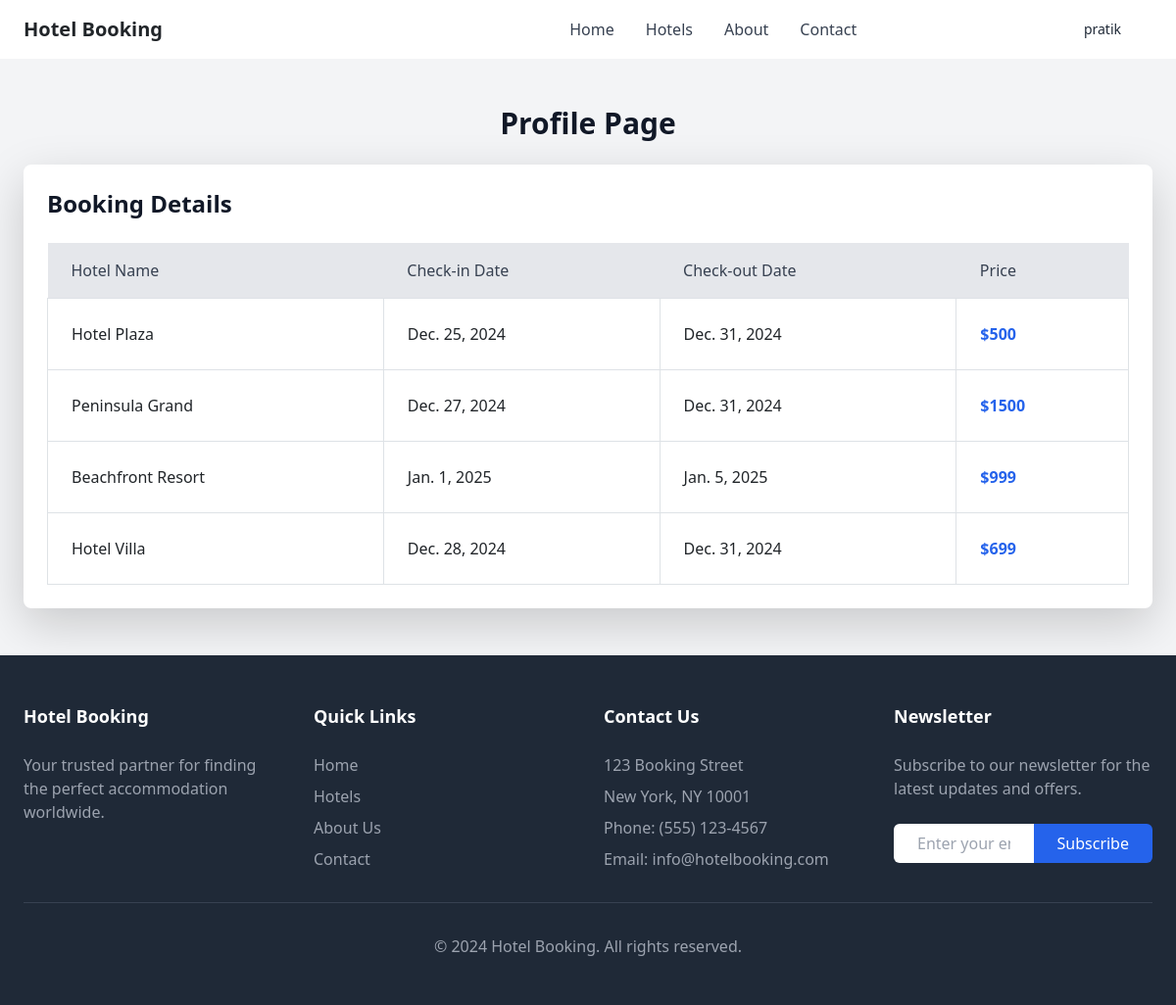
Screenshot of /profile/ (signed in) with the database file from the repository.
### home/models.py (models this page shows, shortened)
class BaseModel(models.Model):
    uid = models.UUIDField(default = uuid.uuid4 , editable=False , primary_key=True)
    created_at = models.DateField(auto_now_add = True)
    updated_at = models.DateField(auto_now_add = True)
    class Meta:
        abstract = True

class HotelBooking(BaseModel):
    hotel=models.ForeignKey(Hotel, related_name = "hotel_booking", on_delete = models.CASCADE)
    user = models.ForeignKey(User, related_name = "user_booking", on_delete = models.CASCADE)
    start_date = models.DateField()
    end_date = models.DateField()
    booking_type = models.CharField(max_length=100, choices=(('Pre Paid', 'Pre Paid') , ('Post Paid' , 'Post Paid')))

class Hotel(BaseModel):
    hotel_name = models.CharField(max_length = 100)
    hotel_price = models.IntegerField()
    description = models.TextField()
    amenities = models.ManyToManyField(Amenities)
    room_count = models.IntegerField(default = 10)

### home/views.py (the view)
# urls.py: path('profile/', profile_page , name='profile_page'),
@login_required(login_url='login_page')
def profile_page(request):
    user_bookings = HotelBooking.objects.filter(user=request.user)
    return render(request, 'profile.html', {
        'bookings': user_bookings,
        'current_page': 'profile'
    })

### home/templates/profile.html
{% extends "base.html" %}
{% block start %}
<div class="bg-gray-100 py-12">
    <div class="max-w-7xl mx-auto px-4 sm:px-6 lg:px-8">
        <h2 class="text-3xl font-bold text-gray-900 mb-6 text-center">Profile Page</h2>
        <div class="bg-white rounded-lg shadow-lg p-6">
            <h3 class="text-2xl font-semibold text-gray-900 mb-4">Booking Details</h3>
            <table class="min-w-full mt-4 border-collapse">
                <thead>
                    <tr class="bg-gray-200">
                        <th class="px-6 py-3 text-left text-gray-700 font-medium">Hotel Name</th>
                        <th class="px-6 py-3 text-left text-gray-700 font-medium">Check-in Date</th>
                        <th class="px-6 py-3 text-left text-gray-700 font-medium">Check-out Date</th>
                        <th class="px-6 py-3 text-left text-gray-700 font-medium">Price</th>
                    </tr>
                </thead>
                <tbody>
                    {% for booking in bookings %}
                    <tr class="hover:bg-gray-100 transition duration-200">
                        <td class="border px-6 py-4">{{ booking.hotel.hotel_name }}</td>
                        <td class="border px-6 py-4">{{ booking.start_date }}</td>
                        <td class="border px-6 py-4">{{ booking.end_date }}</td>
                        <td class="border px-6 py-4 font-semibold text-blue-600">${{ booking.hotel.hotel_price }}</td>
                    </tr>
                    {% empty %}
                    <tr>
                        <td colspan="4" class="border px-6 py-4 text-center text-gray-500">No bookings found.</td>
                    </tr>
                    {% endfor %}
                </tbody>
            </table>
        </div>
    </div>
</div>
{% endblock %}

### home/templates/base.html (shortened to what this page needs)
<!DOCTYPE html>
<html lang="en">
<head>
    <link href="https://cdn.jsdelivr.net/npm/bootstrap@5.3.3/dist/css/bootstrap.min.css" rel="stylesheet">
</head>
<body>
    <nav class="bg-white border-gray-200 px-4 py-2.5 shadow-md">
        <div class="flex flex-wrap justify-between items-center mx-auto max-w-screen-xl">
            <a href="/" class="flex items-center">
                <span class="self-center text-xl font-semibold whitespace-nowrap">Hotel Booking</span>
            </a>
            <div class="flex items-center lg:order-2 relative">
                {% if user.is_authenticated %}
                    <button id="user-menu-button" class="text-gray-800 hover:bg-gray-50 focus:ring-4 focus:ring-gray-300 font-medium rounded-lg text-sm px-4 py-2 lg:px-5 lg:py-2.5 mr-2">
                        {{ user.username }}
                    </button>
                {% endif %}
            </div>
            <div class="hidden justify-between items-center w-full lg:flex lg:w-auto lg:order-1">
                <ul class="flex flex-col mt-0 font-medium lg:flex-row lg:space-x-8 lg:mt-0">
                    <li>
                        <a href="/" class="block py-2 pr-4 pl-3 {% if current_page == 'home' %}text-blue-700{% else %}text-gray-700{% endif %} border-b border-gray-100 hover:bg-gray-50 lg:hover:bg-transparent lg:border-0 lg:hover:text-blue-700 lg:p-0">Home</a>
                    </li>
                    <li>
                        <a href="/hotels/" class="block py-2 pr-4 pl-3 {% if current_page == 'hotels' %}text-blue-700{% else %}text-gray-700{% endif %} border-b border-gray-100 hover:bg-gray-50 lg:hover:bg-transparent lg:border-0 lg:hover:text-blue-700 lg:p-0">Hotels</a>
                    </li>
                    <li>
                        <a href="/about/" class="block py-2 pr-4 pl-3 {% if current_page == 'about' %}text-blue-700{% else %}text-gray-700{% endif %} border-b border-gray-100 hover:bg-gray-50 lg:hover:bg-transparent lg:border-0 lg:hover:text-blue-700 lg:p-0">About</a>
                    </li>
                    <li>
                        <a href="/contact/" class="block py-2 pr-4 pl-3 {% if current_page == 'contact' %}text-blue-700{% else %}text-gray-700{% endif %} border-b border-gray-100 hover:bg-gray-50 lg:hover:bg-transparent lg:border-0 lg:hover:text-blue-700 lg:p-0">Contact</a>
                    </li>
                </ul>
            </div>
        </div>
    </nav>
    {% block start%}
    {%endblock%}
    <footer class="bg-gray-800 text-white">
        <div class="max-w-7xl mx-auto px-4 sm:px-6 lg:px-8 py-12">
            <div class="grid grid-cols-1 md:grid-cols-4 gap-8">
                <div>
                    <h3 class="text-lg font-semibold mb-4">Hotel Booking</h3>
                    <p class="text-gray-400">Your trusted partner for finding the perfect accommodation worldwide.</p>
                </div>
                <div>
                    <h3 class="text-lg font-semibold mb-4">Quick Links</h3>
                    <ul class="space-y-2">
                        <li><a href="/" class="text-gray-400 hover:text-white">Home</a></li>
                        <li><a href="/hotels/" class="text-gray-400 hover:text-white">Hotels</a></li>
                        <li><a href="/about/" class="text-gray-400 hover:text-white">About Us</a></li>
                        <li><a href="/contact/" class="text-gray-400 hover:text-white">Contact</a></li>
                    </ul>
                </div>
                <div>
                    <h3 class="text-lg font-semibold mb-4">Contact Us</h3>
                    <ul class="space-y-2 text-gray-400">
                        <li>123 Booking Street</li>
                        <li>New York, NY 10001</li>
                        <li>Phone: (555) 123-4567</li>
                        <li>Email: info@hotelbooking.com</li>
                    </ul>
                </div>
                <div>
                    <h3 class="text-lg font-semibold mb-4">Newsletter</h3>
                    <p class="text-gray-400 mb-4">Subscribe to our newsletter for the latest updates and offers.</p>
                    <div class="flex">
                        <input type="email" placeholder="Enter your email" class="px-4 py-2 rounded-l-md w-full text-gray-900">
                        <button class="bg-blue-600 px-4 py-2 rounded-r-md hover:bg-blue-700">Subscribe</button>
                    </div>
                </div>
            </div>
            <div class="border-t border-gray-700 mt-8 pt-8 text-center text-gray-400">
                <p>&copy; 2024 Hotel Booking. All rights reserved.</p>
            </div>
        </div>
    </footer>
    <script src="https://cdn.tailwindcss.com"></script>
</body>
</html>

### rows the page displays
HotelBooking: hotel.hotel_name "Hotel Plaza", start_date "Dec. 25, 2024", end_date "Dec. 31, 2024", hotel.hotel_price "500"
HotelBooking: hotel.hotel_name "Peninsula Grand", start_date "Dec. 27, 2024", end_date "Dec. 31, 2024", hotel.hotel_price "1500"
HotelBooking: hotel.hotel_name "Beachfront Resort", start_date "Jan. 1, 2025", end_date "Jan. 5, 2025", hotel.hotel_price "999"
HotelBooking: hotel.hotel_name "Hotel Villa", start_date "Dec. 28, 2024", end_date "Dec. 31, 2024", hotel.hotel_price "699"

### other values shown
{{ user.username }} "pratik"
